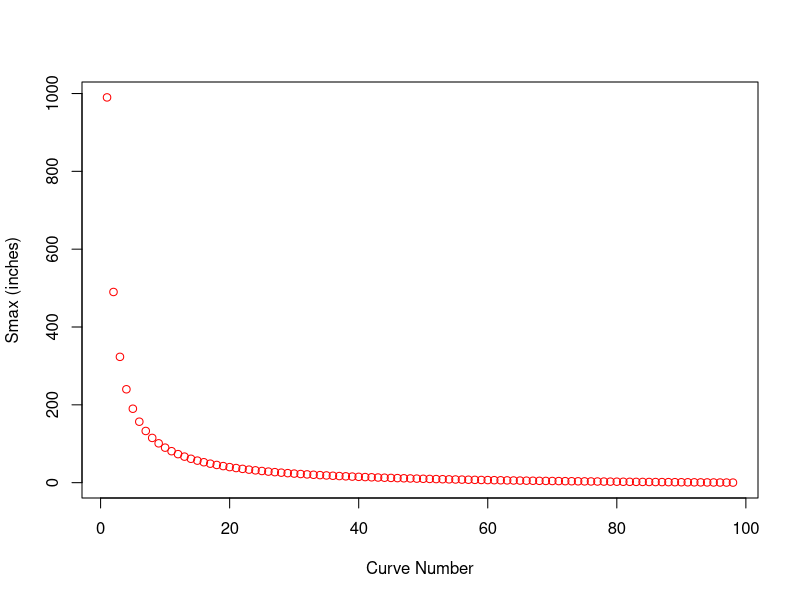
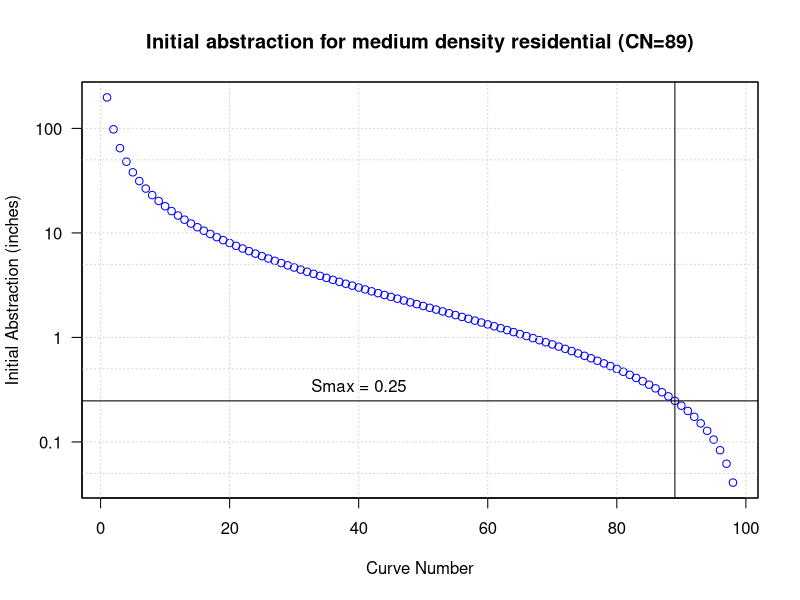
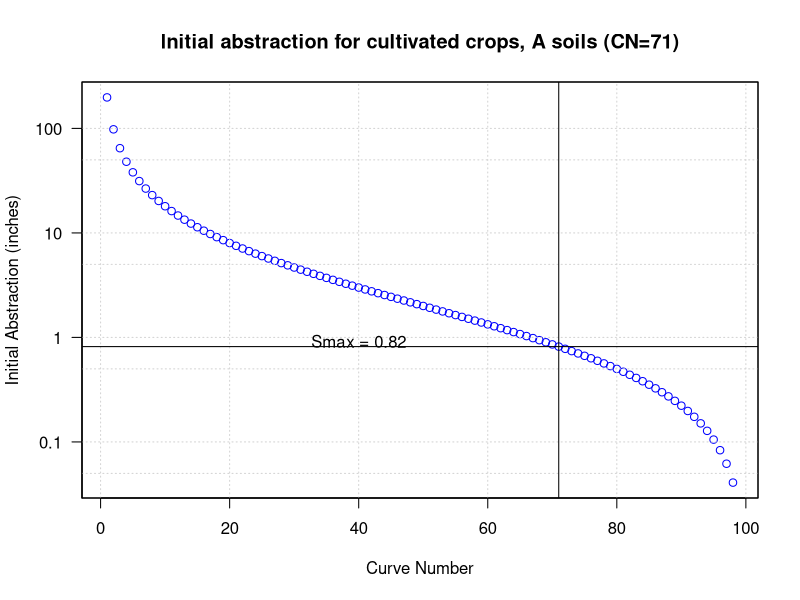

Reproduce these figures in R, in order.
## ---- chunk 1

library(sfsmisc)

Smax <- function(CN) {
  
  value <- (1000 / CN) - 10
  return(value)
  
}

Ia <- function(Smax) {
  
  value <- 0.2 * Smax
  return(value)
  
}
## ---- chunk 2
CN <- seq(1,98,1)

Smax_values <- Smax(CN)
Ia_values <- Ia(Smax(CN))
## ---- chunk 3
plot (Smax_values ~ CN, xlab="Curve Number", ylab="Smax (inches)", col="red")
## ---- chunk 4
plot(Ia_values ~ CN, xlab="Curve Number", ylab="Initial Abstraction (inches)",   log="y",axes=FALSE, col="blue", main="Initial abstraction for medium density residential (CN=89)")
aY <- c(0.001,0.01,0.1,1,10.,100.)
axis(2, at=aY, label= aY, las=2)
axis(1)
box()
grid(equilogs=FALSE)
abline(v=89)
my_Smax <- Ia(Smax(89))
abline(h=my_Smax)
text(y=my_Smax +0.1, x=40,paste("Smax =",formatC(my_Smax,digits=2) ) )
box()
## ---- chunk 5
plot(Ia_values ~ CN, xlab="Curve Number", ylab="Initial Abstraction (inches)",   log="y",axes=FALSE, col="blue", main="Initial abstraction for cultivated crops, A soils (CN=71)")
aY <- c(0.001,0.01,0.1,1,10.,100.)
axis(2, at=aY, label= aY, las=2)
axis(1)
box()
grid(equilogs=FALSE)
abline(v=71)
my_Smax <- Ia(Smax(71))
abline(h=my_Smax)
text(y=my_Smax +0.1, x=40,paste("Smax =",formatC(my_Smax,digits=2) ) )
box()
